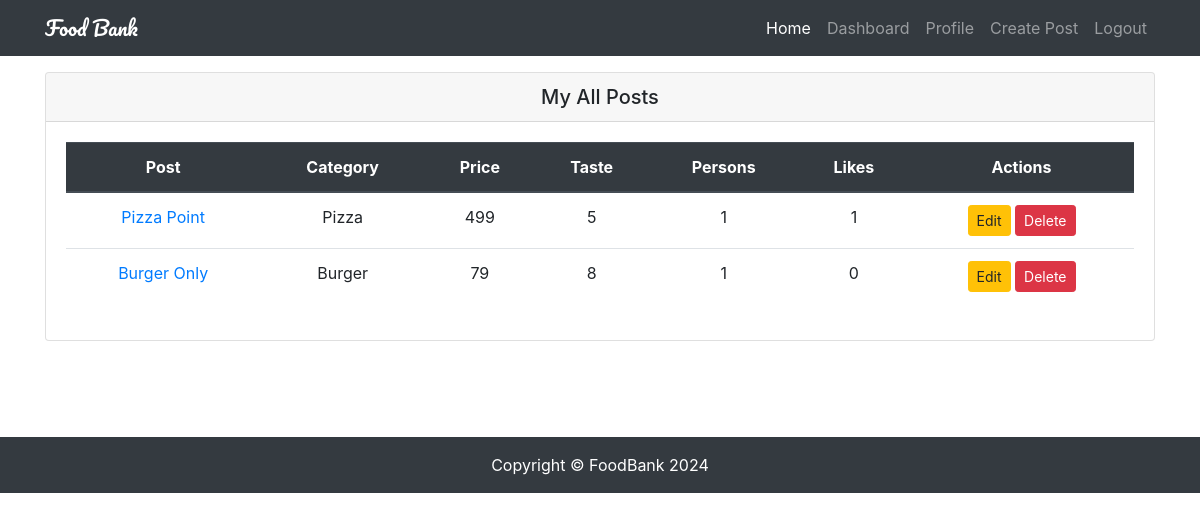
Page /dashboard/myposts/ (signed in) on the committed database.
### restaurants/models.py (models this page shows, shortened)
class Restaurant(models.Model):
    user = models.ForeignKey(User, on_delete=models.CASCADE)
    title = models.CharField(max_length=120)
    image = models.ImageField(upload_to='restaurants/')
    categories = models.CharField(max_length=120)
    location = models.CharField(max_length=120)
    price = models.IntegerField()
    vat = models.PositiveIntegerField(default=0)
    taste = models.PositiveIntegerField(choices=choices)
    persons = models.PositiveIntegerField(choices=choices)
    details = models.TextField()
    slug = models.SlugField(unique=True, blank=True)
    likes = models.ManyToManyField(User, related_name='post_likes', blank=True)
    views = models.IntegerField(default=0,blank=True)
    created_at = models.DateTimeField(auto_now_add=True)
    updated_at = models.DateTimeField(auto_now=True)
    is_active = models.BooleanField(default=True)
    def likes_count(self):
        return self.likes.count()

### restaurants/views.py (the view)
# urls.py: path('dashboard/myposts/', MyPostView.as_view(), name='my_posts'),
class MyPostView(LoginRequiredMixin, ListView):
    template_name = 'restaurants/my_posts.html'
    def get_queryset(self):
        return Restaurant.objects.filter(user=self.request.user)

### templates/restaurants/my_posts.html (shortened to what this page needs)
{% extends 'base.html' %}
{% block content %}
<div class="row my-3 mb-5">
    <div class="col-md-12 mb-5">
        <div class="card">
            <h5 class="card-header text-center">My All Posts</h5>
            <div class="card-body">
                {% if object_list %}
                <table class="table text-center">
                    <thead class="thead-dark">
                        <tr>
                            <th scope="col">Post</th>
                            <th scope="col">Category</th>
                            <th scope="col">Price</th>
                            <th scope="col">Taste</th>
                            <th scope="col">Persons</th>
                            <th scope="col">Likes</th>
                            <th scope="col">Actions</th>
                        </tr>
                    </thead>
                    <tbody>
                        {% for obj in object_list %}
                        <tr>
                            <td><a href="{% url 'detail' obj.slug %}">{{ obj.title }}</a></td>
                            <td>{{ obj.categories }}</td>
                            <td>{{ obj.price }}</td>
                            <td>{{ obj.taste }}</td>
                            <td>{{ obj.persons }}</td>
                            <td>{{ obj.likes_count }}</td>
                            <td>
                                <a class="btn btn-warning btn-sm" href="{% url 'update' obj.slug %}" role="button">Edit</a>
                                <a class="btn btn-danger btn-sm" href="{% url 'delete' obj.slug %}" role="button">Delete</a>
                            </td>
                        </tr>
                        {% endfor %}
                    </tbody>
                </table>
                {% else %}
                <p>You have not any post yet !! <a href="{% url 'create' %}">Create a new one..</a></p>
                {% endif %}
            </div>
        </div>
    </div>
</div>
{% endblock content %}

### static/restaurants/css/style.css (style rules this page uses)
body { padding-top: 56px; }

### rows in the picture
Restaurant: title "Pizza Point", categories "Pizza", price "499", taste "5", persons "1", likes_count "1"
Restaurant: title "Burger Only", categories "Burger", price "79", taste "8", persons "1", likes_count "0"
